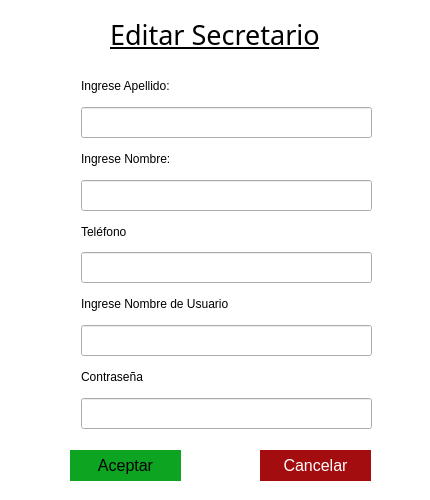
<?xml version="1.0" encoding="UTF-8"?>
<ui version="4.0">
 <class>Dialog</class>
 <widget class="QDialog" name="Dialog">
  <property name="geometry">
   <rect>
    <x>0</x>
    <y>0</y>
    <width>430</width>
    <height>500</height>
   </rect>
  </property>
  <property name="windowTitle">
   <string>Dialog</string>
  </property>
  <property name="styleSheet">
   <string notr="true">QWidget#Dialog
{
background-color: rgb(255, 255, 255);
}

QPushButton#BotonAceptar_2{
background-color: #0DA422;
border: 0;
}

QPushButton#BotonCancelar_2{
background-color: #A40D0F;
color: #fff;
border: 0;
}</string>
  </property>
  <widget class="QPushButton" name="BotonAceptar_2">
   <property name="geometry">
    <rect>
     <x>70</x>
     <y>450</y>
     <width>111</width>
     <height>31</height>
    </rect>
   </property>
   <property name="palette">
    <palette>
     <active>
      <colorrole role="Button">
       <brush brushstyle="SolidPattern">
        <color alpha="255">
         <red>13</red>
         <green>164</green>
         <blue>34</blue>
        </color>
       </brush>
      </colorrole>
      <colorrole role="Light">
       <brush brushstyle="SolidPattern">
        <color alpha="255">
         <red>0</red>
         <green>170</green>
         <blue>0</blue>
        </color>
       </brush>
      </colorrole>
      <colorrole role="Base">
       <brush brushstyle="SolidPattern">
        <color alpha="255">
         <red>13</red>
         <green>164</green>
         <blue>34</blue>
        </color>
       </brush>
      </colorrole>
      <colorrole role="Window">
       <brush brushstyle="SolidPattern">
        <color alpha="255">
         <red>13</red>
         <green>164</green>
         <blue>34</blue>
        </color>
       </brush>
      </colorrole>
     </active>
     <inactive>
      <colorrole role="Button">
       <brush brushstyle="SolidPattern">
        <color alpha="255">
         <red>13</red>
         <green>164</green>
         <blue>34</blue>
        </color>
       </brush>
      </colorrole>
      <colorrole role="Light">
       <brush brushstyle="SolidPattern">
        <color alpha="255">
         <red>0</red>
         <green>170</green>
         <blue>0</blue>
        </color>
       </brush>
      </colorrole>
      <colorrole role="Base">
       <brush brushstyle="SolidPattern">
        <color alpha="255">
         <red>13</red>
         <green>164</green>
         <blue>34</blue>
        </color>
       </brush>
      </colorrole>
      <colorrole role="Window">
       <brush brushstyle="SolidPattern">
        <color alpha="255">
         <red>13</red>
         <green>164</green>
         <blue>34</blue>
        </color>
       </brush>
      </colorrole>
     </inactive>
     <disabled>
      <colorrole role="Button">
       <brush brushstyle="SolidPattern">
        <color alpha="255">
         <red>13</red>
         <green>164</green>
         <blue>34</blue>
        </color>
       </brush>
      </colorrole>
      <colorrole role="Light">
       <brush brushstyle="SolidPattern">
        <color alpha="255">
         <red>0</red>
         <green>170</green>
         <blue>0</blue>
        </color>
       </brush>
      </colorrole>
      <colorrole role="Base">
       <brush brushstyle="SolidPattern">
        <color alpha="255">
         <red>13</red>
         <green>164</green>
         <blue>34</blue>
        </color>
       </brush>
      </colorrole>
      <colorrole role="Window">
       <brush brushstyle="SolidPattern">
        <color alpha="255">
         <red>13</red>
         <green>164</green>
         <blue>34</blue>
        </color>
       </brush>
      </colorrole>
     </disabled>
    </palette>
   </property>
   <property name="font">
    <font>
     <pointsize>12</pointsize>
    </font>
   </property>
   <property name="focusPolicy">
    <enum>Qt::StrongFocus</enum>
   </property>
   <property name="text">
    <string>Aceptar</string>
   </property>
  </widget>
  <widget class="QLabel" name="Titulo_2">
   <property name="geometry">
    <rect>
     <x>110</x>
     <y>10</y>
     <width>211</width>
     <height>48</height>
    </rect>
   </property>
   <property name="font">
    <font>
     <family>AlArabiya</family>
     <pointsize>20</pointsize>
     <weight>50</weight>
     <bold>false</bold>
     <underline>true</underline>
    </font>
   </property>
   <property name="text">
    <string>Editar Secretario</string>
   </property>
   <property name="textFormat">
    <enum>Qt::AutoText</enum>
   </property>
  </widget>
  <widget class="QPushButton" name="BotonCancelar_2">
   <property name="geometry">
    <rect>
     <x>260</x>
     <y>450</y>
     <width>111</width>
     <height>31</height>
    </rect>
   </property>
   <property name="font">
    <font>
     <pointsize>12</pointsize>
    </font>
   </property>
   <property name="focusPolicy">
    <enum>Qt::StrongFocus</enum>
   </property>
   <property name="text">
    <string>Cancelar</string>
   </property>
  </widget>
  <widget class="QWidget" name="layoutWidget_2">
   <property name="geometry">
    <rect>
     <x>81</x>
     <y>71</y>
     <width>291</width>
     <height>358</height>
    </rect>
   </property>
   <layout class="QGridLayout" name="gridLayout_2">
    <item row="9" column="0">
     <widget class="QLineEdit" name="Campo_Password_2">
      <property name="font">
       <font>
        <pointsize>14</pointsize>
        <stylestrategy>PreferDefault</stylestrategy>
       </font>
      </property>
      <property name="mouseTracking">
       <bool>true</bool>
      </property>
      <property name="focusPolicy">
       <enum>Qt::StrongFocus</enum>
      </property>
      <property name="contextMenuPolicy">
       <enum>Qt::CustomContextMenu</enum>
      </property>
      <property name="text">
       <string/>
      </property>
      <property name="echoMode">
       <enum>QLineEdit::Password</enum>
      </property>
      <property name="placeholderText">
       <string/>
      </property>
      <property name="cursorMoveStyle">
       <enum>Qt::LogicalMoveStyle</enum>
      </property>
     </widget>
    </item>
    <item row="8" column="0">
     <widget class="QLabel" name="Passwordtext_2">
      <property name="text">
       <string>Contraseña </string>
      </property>
     </widget>
    </item>
    <item row="1" column="0">
     <widget class="QLineEdit" name="Campo_Apellido_2">
      <property name="font">
       <font>
        <pointsize>14</pointsize>
       </font>
      </property>
      <property name="mouseTracking">
       <bool>true</bool>
      </property>
      <property name="focusPolicy">
       <enum>Qt::StrongFocus</enum>
      </property>
      <property name="contextMenuPolicy">
       <enum>Qt::CustomContextMenu</enum>
      </property>
      <property name="text">
       <string/>
      </property>
      <property name="placeholderText">
       <string/>
      </property>
     </widget>
    </item>
    <item row="3" column="0">
     <widget class="QLineEdit" name="Campo_Nombre_2">
      <property name="font">
       <font>
        <pointsize>14</pointsize>
       </font>
      </property>
      <property name="mouseTracking">
       <bool>true</bool>
      </property>
      <property name="focusPolicy">
       <enum>Qt::StrongFocus</enum>
      </property>
      <property name="contextMenuPolicy">
       <enum>Qt::CustomContextMenu</enum>
      </property>
      <property name="text">
       <string/>
      </property>
      <property name="placeholderText">
       <string/>
      </property>
     </widget>
    </item>
    <item row="4" column="0">
     <widget class="QLabel" name="Tel_2">
      <property name="text">
       <string>Teléfono</string>
      </property>
     </widget>
    </item>
    <item row="5" column="0">
     <widget class="QLineEdit" name="Campo_Telefono_2">
      <property name="font">
       <font>
        <pointsize>14</pointsize>
       </font>
      </property>
      <property name="mouseTracking">
       <bool>true</bool>
      </property>
      <property name="focusPolicy">
       <enum>Qt::StrongFocus</enum>
      </property>
      <property name="contextMenuPolicy">
       <enum>Qt::CustomContextMenu</enum>
      </property>
      <property name="text">
       <string/>
      </property>
      <property name="placeholderText">
       <string/>
      </property>
     </widget>
    </item>
    <item row="6" column="0">
     <widget class="QLabel" name="Usertext_2">
      <property name="text">
       <string>Ingrese Nombre de Usuario</string>
      </property>
     </widget>
    </item>
    <item row="0" column="0">
     <widget class="QLabel" name="apellidotext_2">
      <property name="text">
       <string>Ingrese Apellido:   </string>
      </property>
     </widget>
    </item>
    <item row="2" column="0">
     <widget class="QLabel" name="Nombretext_2">
      <property name="text">
       <string>Ingrese Nombre:</string>
      </property>
     </widget>
    </item>
    <item row="7" column="0">
     <widget class="QLineEdit" name="Campo_Usuario_2">
      <property name="font">
       <font>
        <pointsize>14</pointsize>
       </font>
      </property>
      <property name="mouseTracking">
       <bool>true</bool>
      </property>
      <property name="focusPolicy">
       <enum>Qt::StrongFocus</enum>
      </property>
      <property name="contextMenuPolicy">
       <enum>Qt::CustomContextMenu</enum>
      </property>
      <property name="text">
       <string/>
      </property>
      <property name="placeholderText">
       <string/>
      </property>
     </widget>
    </item>
   </layout>
  </widget>
 </widget>
 <resources/>
 <connections/>
</ui>
